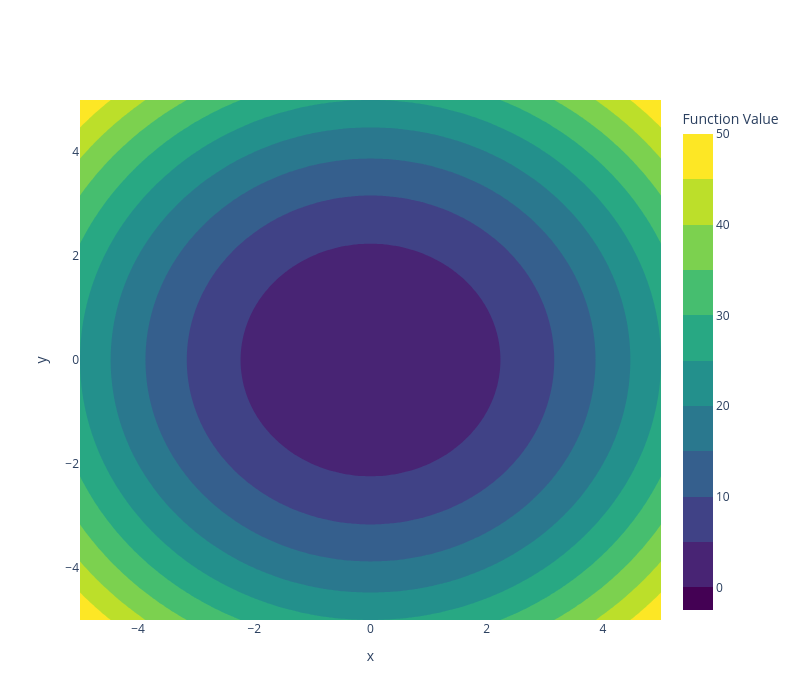
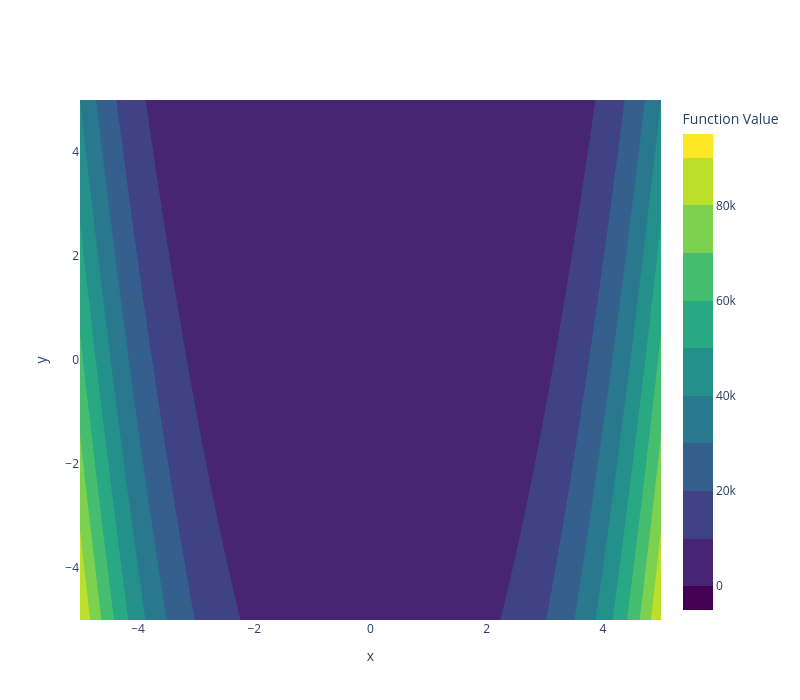
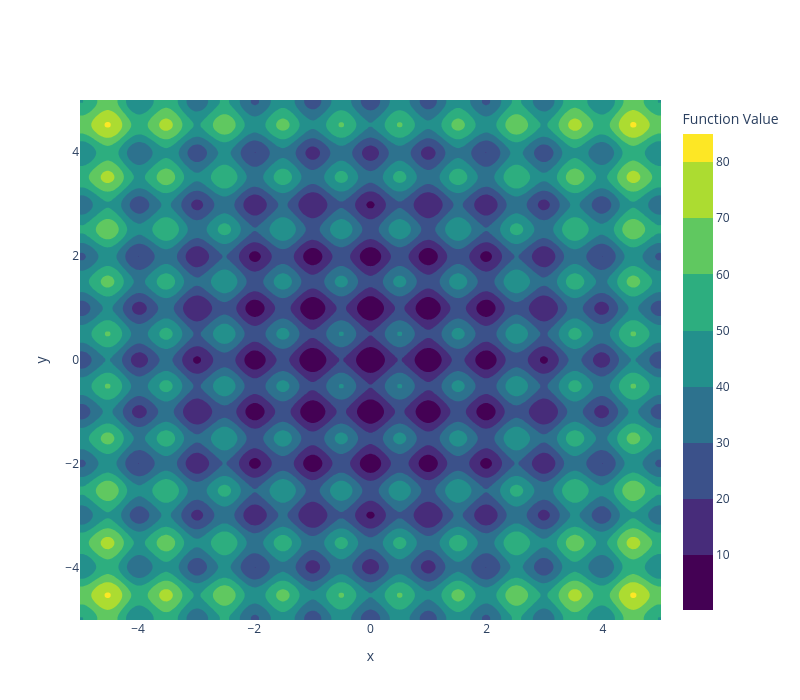

Notebook cell for these charts, in order:
### Code cell
plot_3d_surface(sphere)
plot_3d_surface(rosenbrock)
plot_3d_surface(rastrigin)

plot_contour_and_paths(sphere, [])
plot_contour_and_paths(rosenbrock, [])
plot_contour_and_paths(rastrigin, [])

### Figure 1 — Plotly figure (JSON) as saved in the notebook; plotly's stock layout.template omitted (floating-point values rounded to 4 significant figures; data arrays with more than 128 entries replaced by an {"elided": "..."} marker saying what was removed)
{"data": [{"colorbar": {"title": {"text": "Function Value"}}, "colorscale": [[0, "#440154"], [0.1111, "#482878"], [0.2222, "#3e4989"], [0.3333, "#31688e"], [0.4444, "#26828e"], [0.5556, "#1f9e89"], [0.6667, "#35b779"], [0.7778, "#6ece58"], [0.8889, "#b5de2b"], [1, "#fde725"]], "contours": {"showlines": false}, "type": "contour", "x": {"elided": "200 float values"}, "y": {"elided": "200 float values"}, "z": {"elided": "200x200 float values"}}], "layout": {"height": 700, "legend": {"orientation": "h", "x": 1, "xanchor": "right", "y": 1.02, "yanchor": "bottom"}, "title": {"text": ""}, "width": 800, "xaxis": {"title": {"text": "x"}}, "yaxis": {"title": {"text": "y"}}}}

### Figure 2 — Plotly figure (JSON) as saved in the notebook; plotly's stock layout.template omitted (floating-point values rounded to 4 significant figures; data arrays with more than 128 entries replaced by an {"elided": "..."} marker saying what was removed)
{"data": [{"colorbar": {"title": {"text": "Function Value"}}, "colorscale": [[0, "#440154"], [0.1111, "#482878"], [0.2222, "#3e4989"], [0.3333, "#31688e"], [0.4444, "#26828e"], [0.5556, "#1f9e89"], [0.6667, "#35b779"], [0.7778, "#6ece58"], [0.8889, "#b5de2b"], [1, "#fde725"]], "contours": {"showlines": false}, "type": "contour", "x": {"elided": "200 float values"}, "y": {"elided": "200 float values"}, "z": {"elided": "200x200 float values"}}], "layout": {"height": 700, "legend": {"orientation": "h", "x": 1, "xanchor": "right", "y": 1.02, "yanchor": "bottom"}, "title": {"text": ""}, "width": 800, "xaxis": {"title": {"text": "x"}}, "yaxis": {"title": {"text": "y"}}}}

### Figure 3 — Plotly figure (JSON) as saved in the notebook; plotly's stock layout.template omitted (floating-point values rounded to 4 significant figures; data arrays with more than 128 entries replaced by an {"elided": "..."} marker saying what was removed)
{"data": [{"colorbar": {"title": {"text": "Function Value"}}, "colorscale": [[0, "#440154"], [0.1111, "#482878"], [0.2222, "#3e4989"], [0.3333, "#31688e"], [0.4444, "#26828e"], [0.5556, "#1f9e89"], [0.6667, "#35b779"], [0.7778, "#6ece58"], [0.8889, "#b5de2b"], [1, "#fde725"]], "contours": {"showlines": false}, "type": "contour", "x": {"elided": "200 float values"}, "y": {"elided": "200 float values"}, "z": {"elided": "200x200 float values"}}], "layout": {"height": 700, "legend": {"orientation": "h", "x": 1, "xanchor": "right", "y": 1.02, "yanchor": "bottom"}, "title": {"text": ""}, "width": 800, "xaxis": {"title": {"text": "x"}}, "yaxis": {"title": {"text": "y"}}}}
